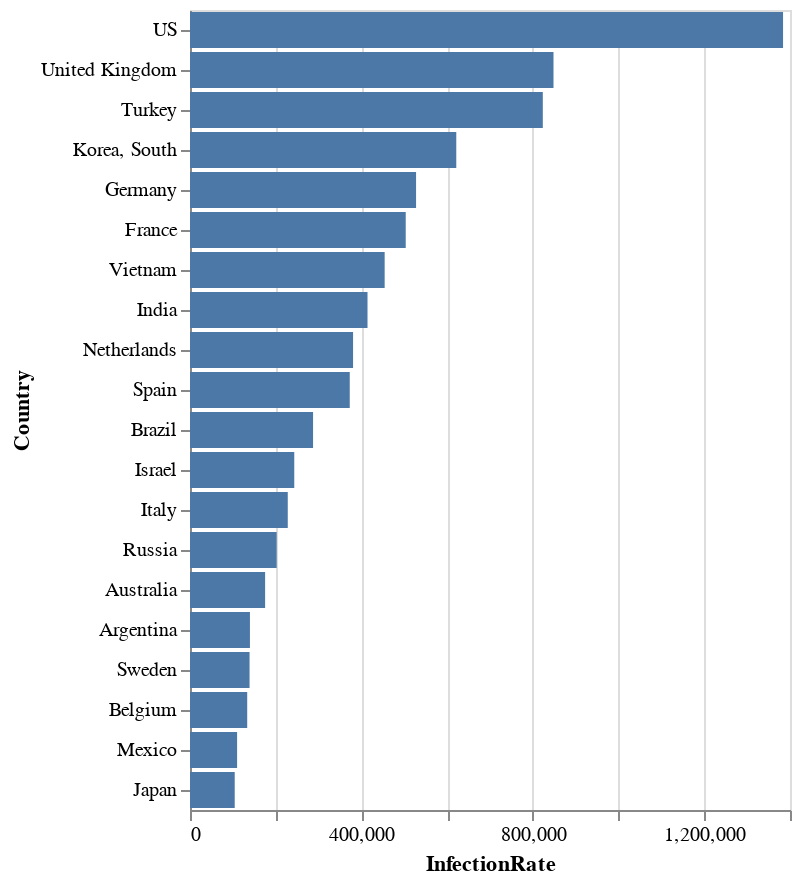

The notebook cell this image was saved under:
### Markdown cell above
## Alternative : use Altair

### Code cell
chart = alt.Chart(df_top).mark_bar().encode(
    alt.X('InfectionRate'),
    alt.Y('Country',sort=alt.SortField('InfectionRate', order='descending')),
    alt.Tooltip('InfectionRate:Q')
)
chart

### Figure 1 — Vega-Lite specification as saved in the notebook (floating-point values rounded to 4 significant figures)
{"config": {"view": {"continuousWidth": 300, "continuousHeight": 300}}, "data": {"name": "data-554274b64c08ee6f098c97aa5872f948"}, "mark": {"type": "bar"}, "encoding": {"tooltip": {"field": "InfectionRate", "type": "quantitative"}, "x": {"field": "InfectionRate", "type": "quantitative"}, "y": {"field": "Country", "sort": {"field": "InfectionRate", "order": "descending"}, "type": "nominal"}}, "$schema": "https://vega.github.io/schema/vega-lite/v5.20.1.json", "datasets": {"data-554274b64c08ee6f098c97aa5872f948": [{"Country": "US", "InfectionRate": 1384000.0}, {"Country": "United Kingdom", "InfectionRate": 848200.0}, {"Country": "Turkey", "InfectionRate": 823200.0}, {"Country": "Korea, South", "InfectionRate": 621300.0}, {"Country": "Germany", "InfectionRate": 527500.0}, {"Country": "France", "InfectionRate": 503300.0}, {"Country": "Vietnam", "InfectionRate": 454200.0}, {"Country": "India", "InfectionRate": 414200.0}, {"Country": "Netherlands", "InfectionRate": 380500.0}, {"Country": "Spain", "InfectionRate": 372800.0}, {"Country": "Brazil", "InfectionRate": 287100.0}, {"Country": "Israel", "InfectionRate": 243300.0}, {"Country": "Italy", "InfectionRate": 228100.0}, {"Country": "Russia", "InfectionRate": 202200.0}, {"Country": "Australia", "InfectionRate": 175300.0}, {"Country": "Argentina", "InfectionRate": 139900.0}, {"Country": "Sweden", "InfectionRate": 139000.0}, {"Country": "Belgium", "InfectionRate": 133500.0}, {"Country": "Mexico", "InfectionRate": 109900.0}, {"Country": "Japan", "InfectionRate": 104300.0}]}}
